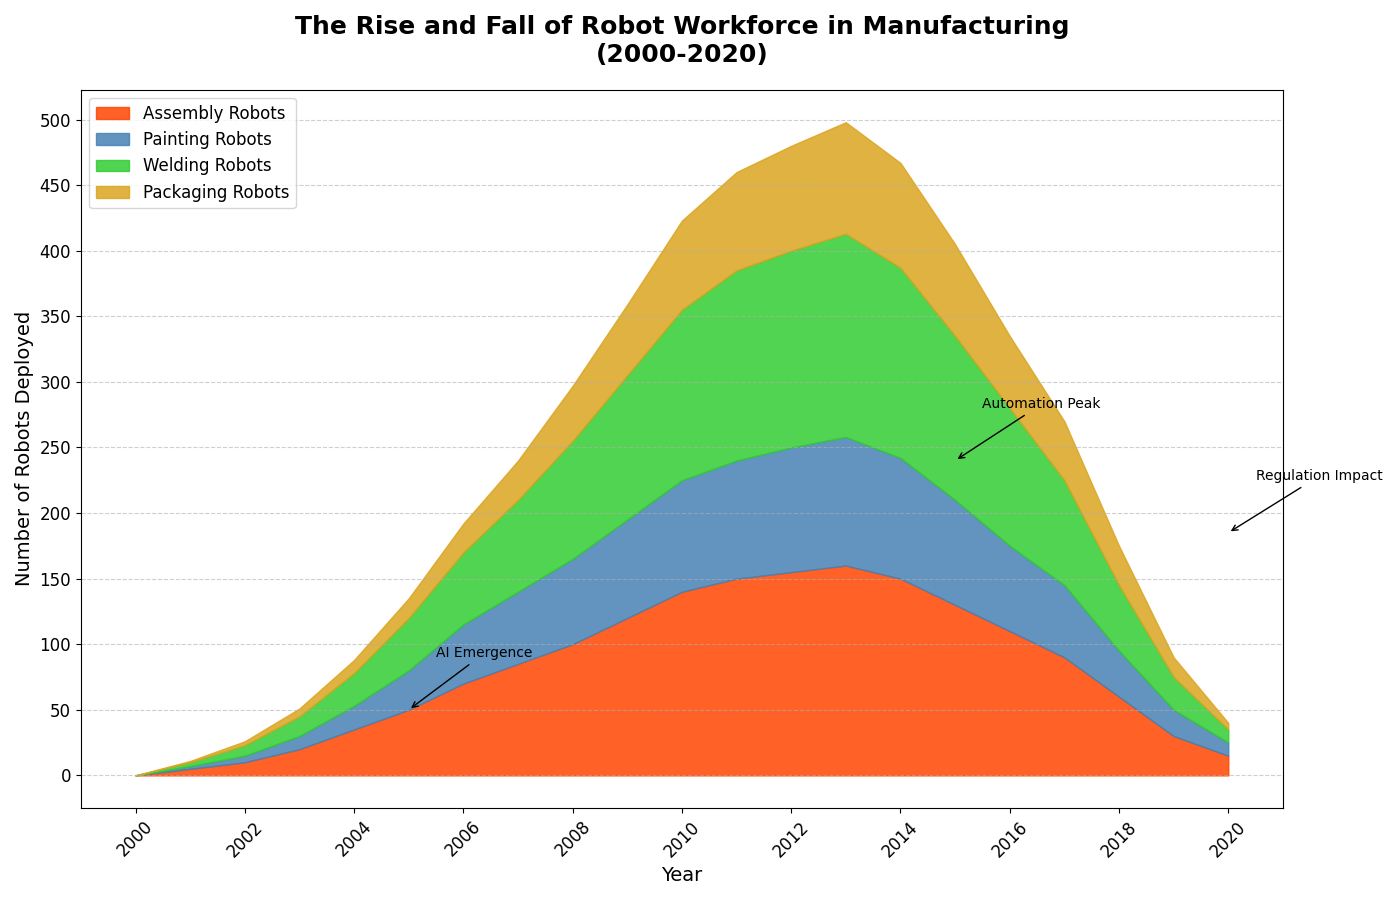

This chart was generated by the following Python code:
import matplotlib.pyplot as plt
import numpy as np

# Backstory:
# The following chart illustrates "The Rise and Fall of Robot Workforce in Manufacturing" over the years from 2000 to 2020.
# The data reflects the number of robots deployed in various sectors in a hypothetical country over the two decades.

# Years from 2000 to 2020
years = np.arange(2000, 2021)

# Number of robots deployed in various manufacturing sectors
assembly_robots = [0, 5, 10, 20, 35, 50, 70, 85, 100, 120, 140, 150, 155, 160, 150, 130, 110, 90, 60, 30, 15]
painting_robots = [0, 2, 5, 10, 18, 30, 45, 55, 65, 75, 85, 90, 95, 98, 92, 80, 65, 55, 35, 20, 10]
welding_robots = [0, 3, 8, 15, 25, 40, 55, 70, 90, 110, 130, 145, 150, 155, 145, 125, 105, 80, 50, 25, 10]
packaging_robots = [0, 1, 3, 6, 10, 15, 22, 30, 42, 54, 68, 75, 80, 85, 80, 70, 55, 45, 30, 15, 5]

# Stacking the data for the area chart
robots_data = np.vstack([assembly_robots, painting_robots, welding_robots, packaging_robots])
cumulative_data = np.cumsum(robots_data, axis=0)

# Colors for each sector
colors = ['#FF4500', '#4682B4', '#32CD32', '#DAA520']

# Create a figure and axis
fig, ax = plt.subplots(figsize=(14, 9))

# Plot the area chart using `fill_between`
ax.fill_between(years, 0, cumulative_data[0], color=colors[0], label='Assembly Robots', alpha=0.85)
ax.fill_between(years, cumulative_data[0], cumulative_data[1], color=colors[1], label='Painting Robots', alpha=0.85)
ax.fill_between(years, cumulative_data[1], cumulative_data[2], color=colors[2], label='Welding Robots', alpha=0.85)
ax.fill_between(years, cumulative_data[2], cumulative_data[3], color=colors[3], label='Packaging Robots', alpha=0.85)

# Labels and Title
ax.set_title("The Rise and Fall of Robot Workforce in Manufacturing\n(2000-2020)", fontsize=18, fontweight='bold', pad=20)
ax.set_xlabel('Year', fontsize=14)
ax.set_ylabel('Number of Robots Deployed', fontsize=14)

# Customize x-axis and y-axis
ax.set_xticks(np.arange(2000, 2021, 2))
ax.set_xticklabels(np.arange(2000, 2021, 2), fontsize=12, rotation=45)
ax.set_yticks(np.arange(0, 501, 50))
ax.set_yticklabels(np.arange(0, 501, 50), fontsize=12)

# Add a legend
ax.legend(loc='upper left', fontsize=12)

# Add grid lines for readability
ax.grid(True, which='both', axis='y', linestyle='--', alpha=0.6)

# Add annotations for significant points
important_events = [(2005, 50, 'AI Emergence'), (2015, 240, 'Automation Peak'), (2020, 185, 'Regulation Impact')]
for x, y, text in important_events:
    ax.annotate(text, xy=(x, y), xytext=(x+0.5, y+40), arrowprops=dict(facecolor='black', arrowstyle='->'), fontsize=10, color='black')

# Auto-adjust layout
plt.tight_layout()

# Show the plot
plt.show()
